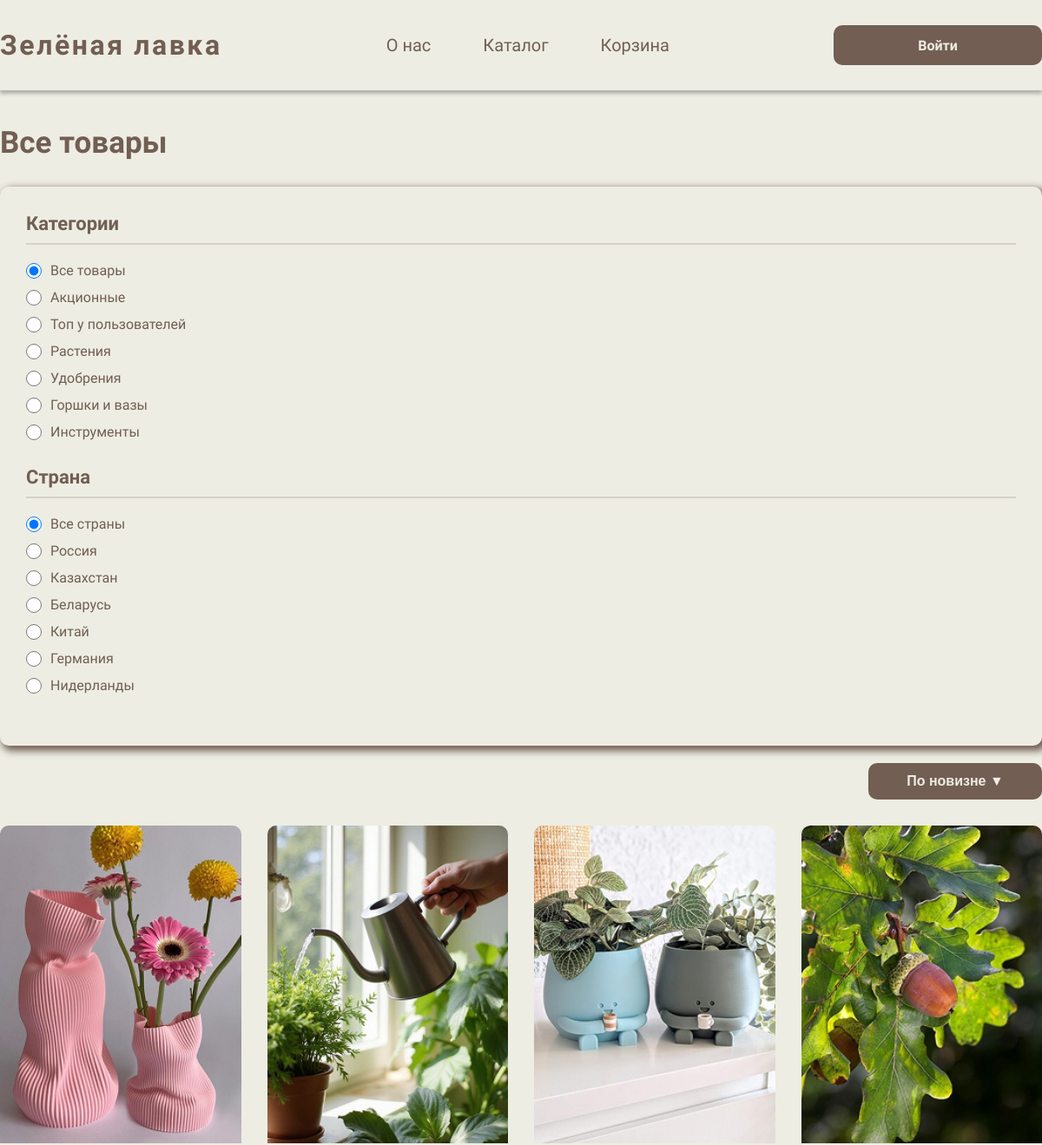
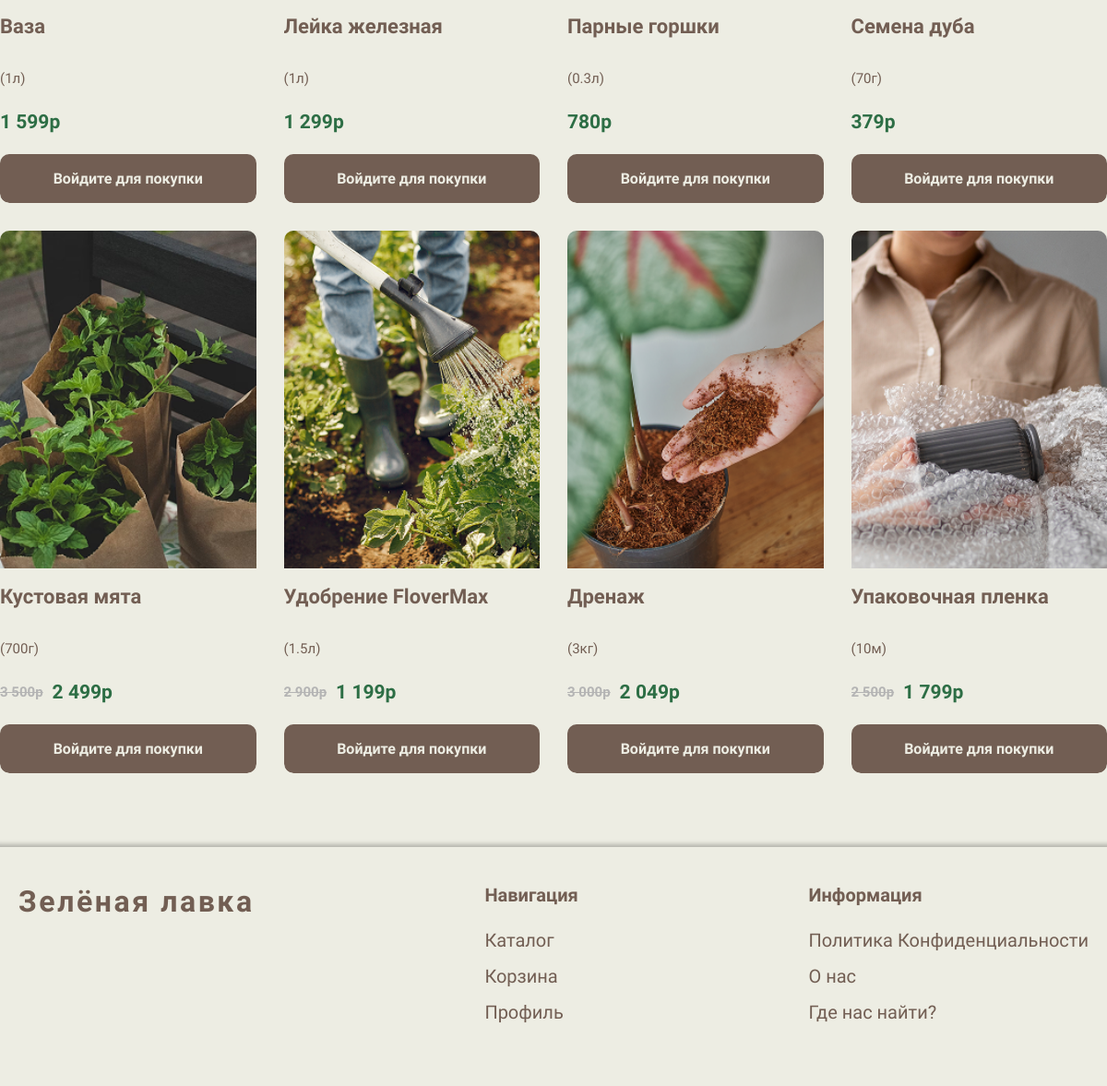
Screenshot of /catalog.php with the database file from the repository (2 pictures, top to bottom).
### tables this page shows
CREATE TABLE `categories` (
  `id` int NOT NULL AUTO_INCREMENT,
  `name` varchar(100) NOT NULL,
  `slug` varchar(100) NOT NULL,
  PRIMARY KEY (`id`),
  UNIQUE KEY `slug` (`slug`)
);

CREATE TABLE `countries` (
  `id` int NOT NULL AUTO_INCREMENT,
  `name` varchar(50) NOT NULL,
  PRIMARY KEY (`id`)
);

CREATE TABLE `products` (
  `id` int NOT NULL AUTO_INCREMENT,
  `name` varchar(200) NOT NULL,
  `description` text,
  `price` decimal(10,2) NOT NULL,
  `old_price` decimal(10,2) DEFAULT NULL,
  `weight` varchar(50) DEFAULT NULL,
  `country_id` int DEFAULT NULL,
  `production_year` year DEFAULT NULL,
  `producer` varchar(100) DEFAULT NULL,
  `quantity` int DEFAULT '0',
  `category_id` int DEFAULT NULL,
  `is_promotional` tinyint(1) DEFAULT '0',
  `image` varchar(255) DEFAULT NULL,
  `created_at` timestamp NULL DEFAULT CURRENT_TIMESTAMP,
  PRIMARY KEY (`id`),
  KEY `country_id` (`country_id`),
  KEY `category_id` (`category_id`),
  CONSTRAINT `products_ibfk_1` FOREIGN KEY (`country_id`) REFERENCES `countries` (`id`),
  CONSTRAINT `products_ibfk_2` FOREIGN KEY (`category_id`) REFERENCES `categories` (`id`)
);

### includes/functions.php (called while the page is built, shortened)
<?php
function isLoggedIn() {
    return isset($_SESSION['user_id']);
}
function formatPrice($price) {
    return number_format($price, 0, '', ' ') . 'р';
}
?>

### catalog.php (the view, shortened to what this page needs)
<?php
require_once 'includes/functions.php';
$category_id = isset($_GET['category']) ? intval($_GET['category']) : 1;
$country_id = isset($_GET['country']) ? intval($_GET['country']) : 1;
$sort = isset($_GET['sort']) ? $_GET['sort'] : 'newest';
$page = isset($_GET['page']) ? intval($_GET['page']) : 1;
$limit = 12;
$offset = ($page - 1) * $limit;
$query = "SELECT SQL_CALC_FOUND_ROWS p.*, c.name as country_name
          FROM products p
          LEFT JOIN countries c ON p.country_id = c.id
          WHERE p.quantity > 0 ";
switch ($sort) {
    default:
        $query .= " ORDER BY p.created_at DESC ";
}
$query .= " LIMIT $limit OFFSET $offset";
$result = mysqli_query($conn, $query);
$categories = mysqli_query($conn, "SELECT * FROM categories");
$countries = mysqli_query($conn, "SELECT * FROM countries");
?>
<?php include 'includes/header.php'; ?>
<link rel="stylesheet" href="css/catalog.css">
<div class="catalog-page">
    <h1 class="page-title">Все товары</h1>
    <div class="catalog-container">
        <div class="filters-sidebar">
            <h3>Категории</h3>
            <ul class="filter-list">
                <?php
                mysqli_data_seek($categories, 0);
                while($cat = mysqli_fetch_assoc($categories)): ?>
                <li>
                    <label>
                        <input type="radio" name="category" value="<?php echo $cat['id']; ?>"
                               onchange="updateFilters()" <?php echo $category_id == $cat['id'] ? 'checked' : ''; ?>>
                        <?php echo $cat['name']; ?>
                    </label>
                </li>
                <?php endwhile; ?>
            </ul>
            <h3>Страна</h3>
            <ul class="filter-list">
                <?php
                mysqli_data_seek($countries, 0);
                while($country = mysqli_fetch_assoc($countries)): ?>
                <li>
                    <label>
                        <input type="radio" name="country" value="<?php echo $country['id']; ?>"
                               onchange="updateFilters()" <?php echo $country_id == $country['id'] ? 'checked' : ''; ?>>
                        <?php echo $country['name']; ?>
                    </label>
                </li>
                <?php endwhile; ?>
            </ul>
        </div>
        <div class="products-container">
            <div class="sorting-bar">
                <div class="sort-dropdown">
                    <button class="sort-button">
                        <?php
                        $sort_labels = [
                            'newest' => 'По новизне',
                            'price_asc' => 'По цене (возрастание)',
                            'price_desc' => 'По цене (убывание)',
                            'name' => 'По наименованию',
                            'year' => 'По году производства'
                        ];
                        echo $sort_labels[$sort];
                        ?>
                        ▼
                    </button>
                </div>
            </div>
            <div class="products-grid">
                <?php if(mysqli_num_rows($result) > 0): ?>
                    <?php while($product = mysqli_fetch_assoc($result)): ?>
                        <div class="product-card">
                            <img src="images/<?php echo $product['image']; ?>"
                                 alt="<?php echo $product['name']; ?>"
                                 class="product-image">
                            <div class="product-info">
                                <a href="product.php?id=<?php echo $product['id']; ?>" class="product-name">
                                    <?php echo $product['name']; ?>
                                </a>
                                <?php if($product['weight']): ?>
                                <div class="product-weight">
                                    <span>(<?php echo $product['weight']; ?>)</span>
                                </div>
                                <?php endif; ?>
                                <div class="product-price">
                                    <?php if($product['old_price'] && $product['old_price'] > $product['price']): ?>
                                    <span class="old-price"><?php echo formatPrice($product['old_price']); ?></span>
                                    <?php endif; ?>
                                    <span class="current-price"><?php echo formatPrice($product['price']); ?></span>
                                </div>
                                <?php if(isLoggedIn()): ?>
                                <button class="add-to-cart" onclick="addToCart(<?php echo $product['id']; ?>)">
                                    Добавить в корзину
                                </button>
                                <?php else: ?>
                                <a href="login.php" class="add-to-cart" style="display: flex; align-items: center; justify-content: center; text-decoration: none;">
                                    Войдите для покупки
                                </a>
                                <?php endif; ?>
                            </div>
                        </div>
                    <?php endwhile; ?>
                <?php else: ?>
                    <div class="no-products">
                        <p>Товары по вашему запросу не найдены</p>
                    </div>
                <?php endif; ?>
            </div>
        </div>
    </div>
</div>
<?php include 'includes/footer.php'; ?>

### css/style.css (style rules this page uses)
* { margin: 0; padding: 0; box-sizing: border-box; }
body { font-family: 'Inria Sans', sans-serif; background: #EDEDE3; color: #725E53; margin: 0; }
.products-grid { display: flex; justify-content: space-between; gap: 30px; margin: 0; flex-wrap: nowrap; }
.product-card { border-radius: 10px; overflow: hidden; width: 100%; display: flex; flex-direction: column; }
.product-image { width: 100%; height: 366px; object-fit: cover; display: block; }
.product-name { width: 100%; font-size: 22px; font-weight: 700; color: #725E53; margin-bottom: 15px; min-height: 60px; display: flex; align-items: center; }
.product-weight { margin-bottom: 15px; font-size: 18px; color: #725E53; font-weight: 300; height: 24px; display: flex; align-items: center; }
.product-weight span { font-size: 15px; }
.product-price { display: flex; align-items: center; gap: 10px; margin-bottom: 15px; position: relative; height: 40px; }
.current-price { color: #2D6E45; font-size: 21px; font-weight: 700; }
.old-price { color: #B4B4B4; font-size: 15px; font-weight: 700; text-decoration: line-through; position: relative; }
.add-to-cart { width: 100%; height: 53px; background: #725E53; border: none; border-radius: 10px; color: #EDEDE3; font-size: 16px; font-weight: 700; cursor: pointer; transition: background 0.3s; display: flex; align-items: center; justify-content: center; text-decoration: none; }
@media (max-width: 1400px) { .products-grid { justify-content: center; flex-wrap: wrap; } }

### css/catalog.css (style rules this page uses)
.catalog-page { max-width: 1400px; margin: 40px auto; }
.catalog-container { display: grid; grid-template-columns: 250px 1fr; gap: 40px; }
@media (max-width: 1200px) { .catalog-container { grid-template-columns: 1fr; } }
.filters-sidebar { background: #EDEDE3; box-shadow: 4px 4px 9px 2px #725E53; border-radius: 10px; padding: 30px; height: fit-content; position: sticky; top: 120px; }
.filters-sidebar h3 { color: #725E53; font-size: 22px; font-weight: 700; margin-bottom: 20px; padding-bottom: 10px; border-bottom: 2px solid rgba(114, 94, 83, 0.2); }
.filter-list { list-style: none; margin-bottom: 30px; }
.filter-list li { margin-bottom: 12px; }
.filter-list label { display: flex; align-items: center; color: #725E53; font-size: 16px; cursor: pointer; transition: color 0.3s; }
.filter-list input[type="radio"] { width: 18px; height: 18px; margin-right: 10px; cursor: pointer; }
.page-title { color: #725E53; font-size: 35px; font-weight: 700; margin-bottom: 30px; text-align: left; }
.sorting-bar { display: flex; justify-content: flex-end; margin-bottom: 30px; }
.sort-dropdown { position: relative; display: inline-block; }
.sort-button { background: #725E53; color: #EDEDE3; border: none; padding: 12px 24px; border-radius: 10px; font-size: 16px; font-weight: 700; cursor: pointer; transition: all 0.3s; display: flex; align-items: center; gap: 8px; min-width: 200px; justify-content: center; }
.products-grid { display: grid; grid-template-columns: repeat(auto-fill, minmax(250px, 1fr)); gap: 30px; margin-bottom: 40px; }
.product-card { border-radius: 10px; overflow: hidden; width: 100%; display: flex; flex-direction: column; }
.product-image { width: 100%; height: 366px; object-fit: cover; display: block; }
.product-info { flex-grow: 1; display: flex; flex-direction: column; }
.product-name { width: 100%; font-size: 22px; font-weight: 700; color: #725E53; margin-bottom: 15px; min-height: 60px; display: flex; align-items: center; text-decoration: none; }
.product-weight { margin-bottom: 15px; font-size: 18px; color: #725E53; font-weight: 300; height: 24px; display: flex; align-items: center; }
.product-weight span { font-size: 15px; }
.product-price { display: flex; align-items: center; gap: 10px; margin-bottom: 15px; position: relative; height: 40px; }
.current-price { color: #2D6E45; font-size: 21px; font-weight: 700; }
.old-price { color: #B4B4B4; font-size: 15px; font-weight: 700; text-decoration: line-through; position: relative; }
.add-to-cart { width: 100%; height: 53px; background: #725E53; border: none; border-radius: 10px; color: #EDEDE3; font-size: 16px; font-weight: 700; cursor: pointer; transition: background 0.3s; margin-top: auto; }
@media (max-width: 1200px) { .filters-sidebar { position: static; } }
@media (max-width: 1200px) { .catalog-container { gap: 20px; } }

### rows the page displays
categories: category "☑ Все товары", name "Все товары"
categories: category "☐ Акционные", name "Акционные"
categories: category "☐ Топ у пользователей", name "Топ у пользователей"
categories: category "☐ Растения", name "Растения"
categories: category "☐ Удобрения", name "Удобрения"
categories: category "☐ Горшки и вазы", name "Горшки и вазы"
categories: category "☐ Инструменты", name "Инструменты"
countries: country "☑ Все страны", name "Все страны"
countries: country "☐ Россия", name "Россия"
countries: country "☐ Казахстан", name "Казахстан"
countries: country "☐ Беларусь", name "Беларусь"
countries: country "☐ Китай", name "Китай"
countries: country "☐ Германия", name "Германия"
countries: country "☐ Нидерланды", name "Нидерланды"
products: image (picture), name "Ваза", weight "1л", price "1 599р"
products: image (picture), name "Лейка железная", weight "1л", price "1 299р"
products: image (picture), name "Парные горшки", weight "0.3л", price "780р"
products: image (picture), name "Семена дуба", weight "70г", price "379р"
products: image (picture), name "Кустовая мята", weight "700г", old_price "3 500р", price "2 499р"
products: image (picture), name "Удобрение FloverMax", weight "1.5л", old_price "2 900р", price "1 199р"
products: image (picture), name "Дренаж", weight "3кг", old_price "3 000р", price "2 049р"
products: image (picture), name "Упаковочная пленка", weight "10м", old_price "2 500р", price "1 799р"

### other values shown
$sort_labels[$sort] "По новизне"
